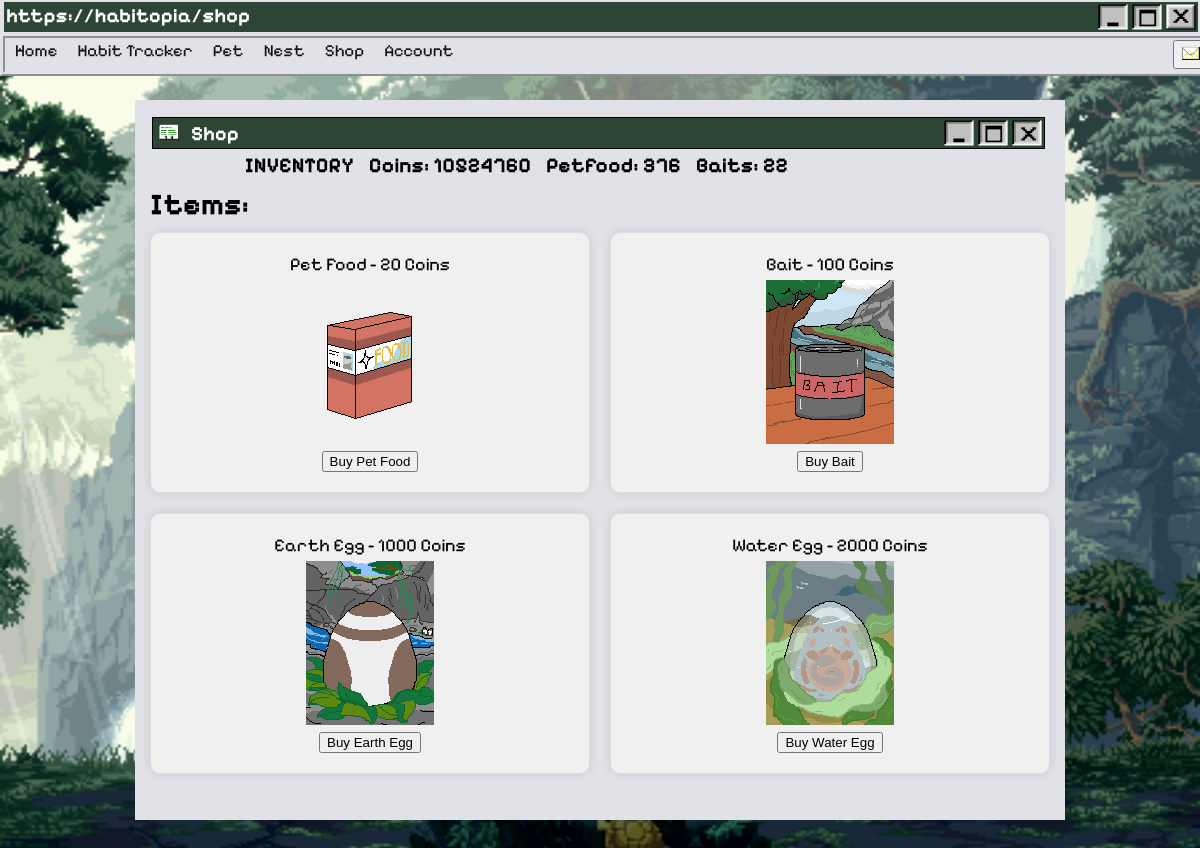
Before: /shop (signed in) with the older database file.
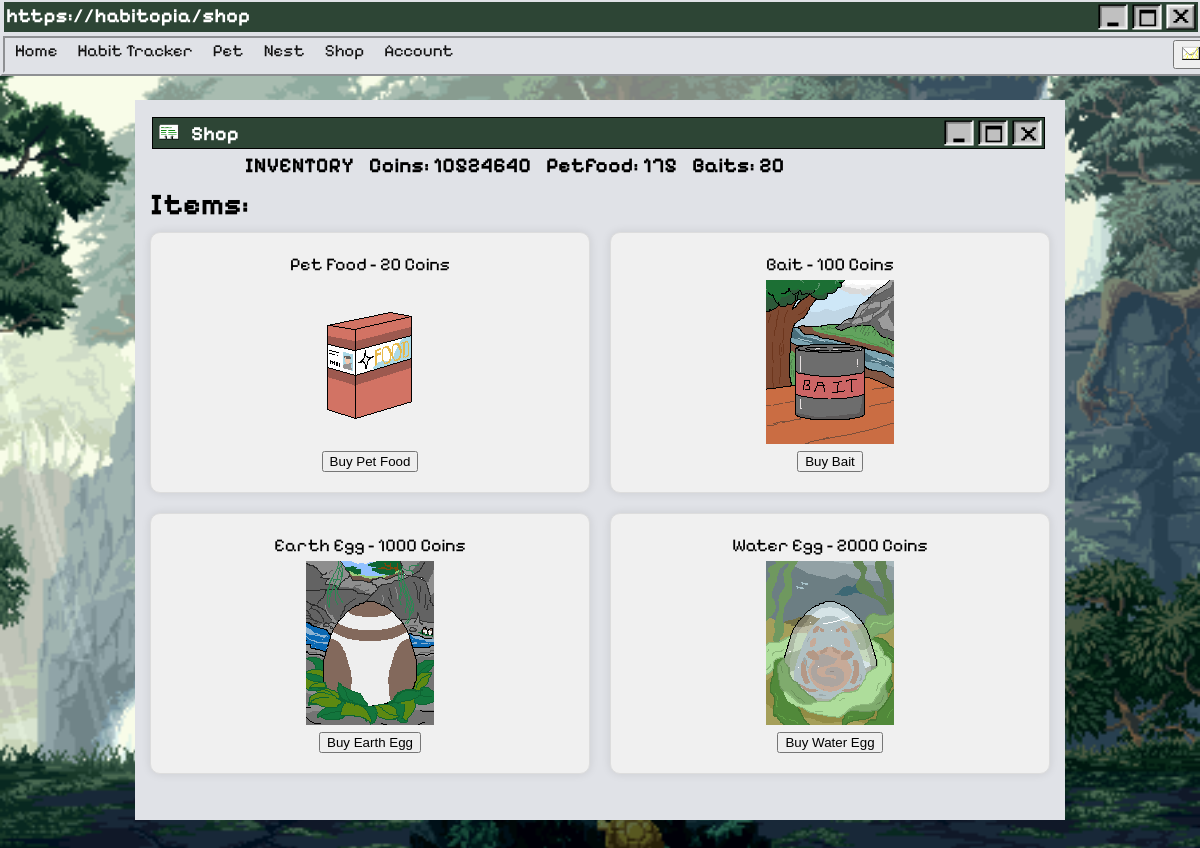
After: the same page with the newer database file.
### home.py (models this page shows)
class UserItems(db.Model):
    user_id = db.Column(db.Integer, db.ForeignKey('user.id'), primary_key=True, nullable=False)
    coins = db.Column(db.Integer, nullable=False, default=60)
    petFood = db.Column(db.Integer, nullable=False, default=3)
    bait = db.Column(db.Integer, nullable=False, default=1)

### home.py (the view, shortened to what this page needs)
@app.route("/shop", methods=["GET", "POST"])
@login_required
def shop():
    user_items = UserItems.query.filter_by(user_id=current_user.id).first()
    user_pets = PetsOwned.query.filter_by(user_id=current_user.id).first()
    return render_template("shop.html", coins=user_items.coins, petFood=user_items.petFood, bait=user_items.bait)

### home.py (called while the page is built)
@login_manager.user_loader
def load_user(user_id):
    return User.query.get(int(user_id))

### templates/shop.html (shortened to what this page needs)
    {% extends "base.html" %}
    {% block css %} <link rel="stylesheet" href="/static/styles/ShopStyles.css" > {% endblock %}
    {% block heading %}https://habitopia/shop{% endblock %}
    {% block content %}
    <div id="wrap">
        <div class="topbox2">
            <ul>
                <li><img src="/static/styles/assets/address_book_card.png" width=20px class="topboxtext2"></li>
                <li><h5 class="topboxtext2">Shop</h5></li>
            </ul>
            <ul>
                <li><img src="/static/styles/assets/exit-active.png" class="icon"></li>
                <li><img src="/static/styles/assets/window-active.png" class="icon"></li>
                <li><img src="/static/styles/assets/minimise-active.png" class="icon"></li>
            </ul>
        </div>
        <div class="inventory">
            <h2>INVENTORY</h2>
            <h2 style="  margin-left: 15px;">Coins: {{ coins }}</h2>
            <h2 style="  margin-left: 15px;">Petfood: {{ petFood }}</h2>
            <h2 style="  margin-left: 15px;">Baits: {{ bait }}</h2>
        </div>
        <h1 class="items-tittle">Items:</h1>
        <div class="items-container">
            <div class="item-grid">
                <div class="item">
                    Pet Food - 20 Coins
                    <div class="item-images">
                        <img src="/static/petimages/Food.png" alt="Pet Food">
                    </div>
                    <form method="POST" action="{{ url_for('shop') }}">
                        <button type="submit">Buy Pet Food</button>
                    </form>
                </div>
                <div class="item">
                    Bait - 100 Coins
                    <div class="item-images">
                        <img src="/static/petimages/Bait.png" alt="Bait">
                    </div>
                    <form method="POST" action="{{ url_for('shop') }}">
                        <button type="submit">Buy Bait</button>
                    </form>
                </div>
                <div class="item">
                    Earth Egg - 1000 Coins
                    <div class="item-images">
                        <img src="/static/petimages/EarthEgg.png" alt="Earth Egg">
                    </div>
                    <form method="POST" action="{{ url_for('shop') }}">
                        <button type="submit">Buy Earth Egg</button>
                    </form>
                </div>
                <div class="item">
                    Water Egg - 2000 Coins
                    <div class="item-images">
                        <img src="/static/petimages/WaterEgg.png" alt="Water Egg">
                    </div>
                    <form method="POST" action="{{ url_for('shop') }}">
                        <button type="submit">Buy Water Egg</button>
                    </form>
                </div>
            </div>
        </div>
    </div>
    {% endblock %}

### templates/base.html (shortened to what this page needs)
<!DOCTYPE html>
<html lang="en">
<head>
    {% block css %}{% endblock %}
</head>
<body class="body">
    <div class="topboxbg">
        <div class="topbox">
            <ul>
                <h5 class="topboxtext">{% block heading %}{% endblock %}</h5>
                <li><a href="{{url_for('logout')}}"><img src="/static/styles/assets/exit.png" class="icon logout"></a></li>
                <li><img src="/static/styles/assets/window-active.png" class="icon"></li>
                <li><a href=""><img src="/static/styles/assets/minimise-active.png" class="icon"></a></li>
            </ul>
        </div>
        <div class="nav">
            <ul>
                {% if not current_user.is_authenticated %}
                    <li><a href="{{ url_for('home') }}">Home</a></li>
                    <li><a href="{{ url_for('login') }}">Login/Register</a></li>
                    <li><a href="{{ url_for('habit') }}">Habit Tracker</a></li>
                    <li><a href="{{ url_for('pet') }}">Pet</a></li>
                    <li><a href="{{ url_for('shop') }}">Shop</a></li>
                    <li><a href="{{ url_for('account') }}">Account</a></li>
                    <li class="icon"><button id="openModalBtn" onclick="openNotifModal()"><img src="/static/styles/assets/envelope_closed-0.png" style="width:20px"></button></li>
                {% else %}
                    <li><a href="{{ url_for('home') }}">Home</a></li>
                    <li><a href="{{ url_for('habit') }}">Habit Tracker</a></li>
                    <li><a href="{{ url_for('pet') }}">Pet</a></li>
                    <li><a href="{{ url_for('petnest') }}">Nest</a></li>
                    <li><a href="{{ url_for('shop') }}">Shop</a></li>
                    <li><a href="{{ url_for('account') }}">Account</a></li>
                    <li class="icon"><button id="openModalBtn" onclick="openNotifModal()"><img src="/static/styles/assets/envelope_closed-0.png" style="width:20px"></button></li>
                {% endif %}
            </ul>
        </div>
    </div>
    {% block content %}
    {% endblock %}
</body>
</html>

### static/styles/ShopStyles.css (style rules this page uses)
#wrap { width: 900px; height: 690px; margin: 100px auto; background: #e0e2e7; overflow: hidden; padding: 15px; }
.body { background-image: url("/static/styles/assets/animatedbackground.gif") ; background-repeat: no-repeat; background-size: cover ; background-attachment: fixed; background-position: center; height: 100vh; width: 100%; margin: 0; padding: 0; overflow: scroll; overflow-x: hidden; }
.topboxbg { background-color:#e0e2e7; position:fixed; height: 40px; top: 0; width: 100%; }
.topbox { background-color: #2d4535; height: 30px; position: fixed; margin: 1px 4px; top: 1px; width: 99.5%; }
.icon { width: 30px; float:right; margin:2px; vertical-align: baseline; }
h1 { font-family: "Pixelify Sans", sans-serif ; }
.topboxtext { float: left; color: #FFFFFF; margin: 2px 2px; text-align: left; font-family: "Pixelify Sans", sans-serif ; font-size: 20px; vertical-align: baseline; }
ul { list-style-type: none; margin: 0; padding: 0; }
.nav { background-color: #e0e2e7 ; border: 5px ridge #e0e2e7; width:99.5%; margin: auto; overflow: hidden; position: fixed; top: 33px; width: 100%; }
.nav a { text-decoration: none; float: left; text-align: center; color: #131313; padding: 2px 10px; font-size: 17px; font-family: "Pixelify Sans", sans-serif; }
.topbox2 { background-color: #2d4535; height: 30px; margin: 2px 2px; width: 99%; border: 1px solid black; }
.topboxtext2 { float: left; color: #FFFFFF; margin: 4px 6px; text-align: left; font-family: "Pixelify Sans", sans-serif ; font-size: 20px; vertical-align: baseline; }
.inventory { display: flex; margin-bottom: 20px; font-family: "Pixelify Sans", sans-serif; font-size: 14px; margin-top: -15px; }
.items-tittle { font-family: "Pixelify Sans", sans-serif; font-size: 30px; margin-top: -30px; }
.item-grid { display: grid; grid-template-columns: 1fr 1fr; gap: 20px; grid-template-rows: 1fr 1fr; height: 100%; margin-top: -10px; }
.item-grid .item { font-family: "Pixelify Sans", sans-serif; font-size: 18px; color: #000000; }
.item { background-color: #f0f0f0; padding: 20px; border: 1px solid #ddd; border-radius: 10px; box-shadow: 0 0 10px rgba(0, 0, 0, 0.1); display: flex; flex-direction: column; justify-content: center; align-items: center; }
.item-images { margin-top: 5px; display: flex; justify-content: center; margin-bottom: 5px }
.item-images img { width: 128px; height: 164px; }

Changed rows visible on the page:
changed UserItems: coins "10524760" → "10524640"; petFood "376" → (not shown)
Other visible differences:
{{ petFood }}: (not shown) → "175"
{{ bait }}: "22" → "20"
